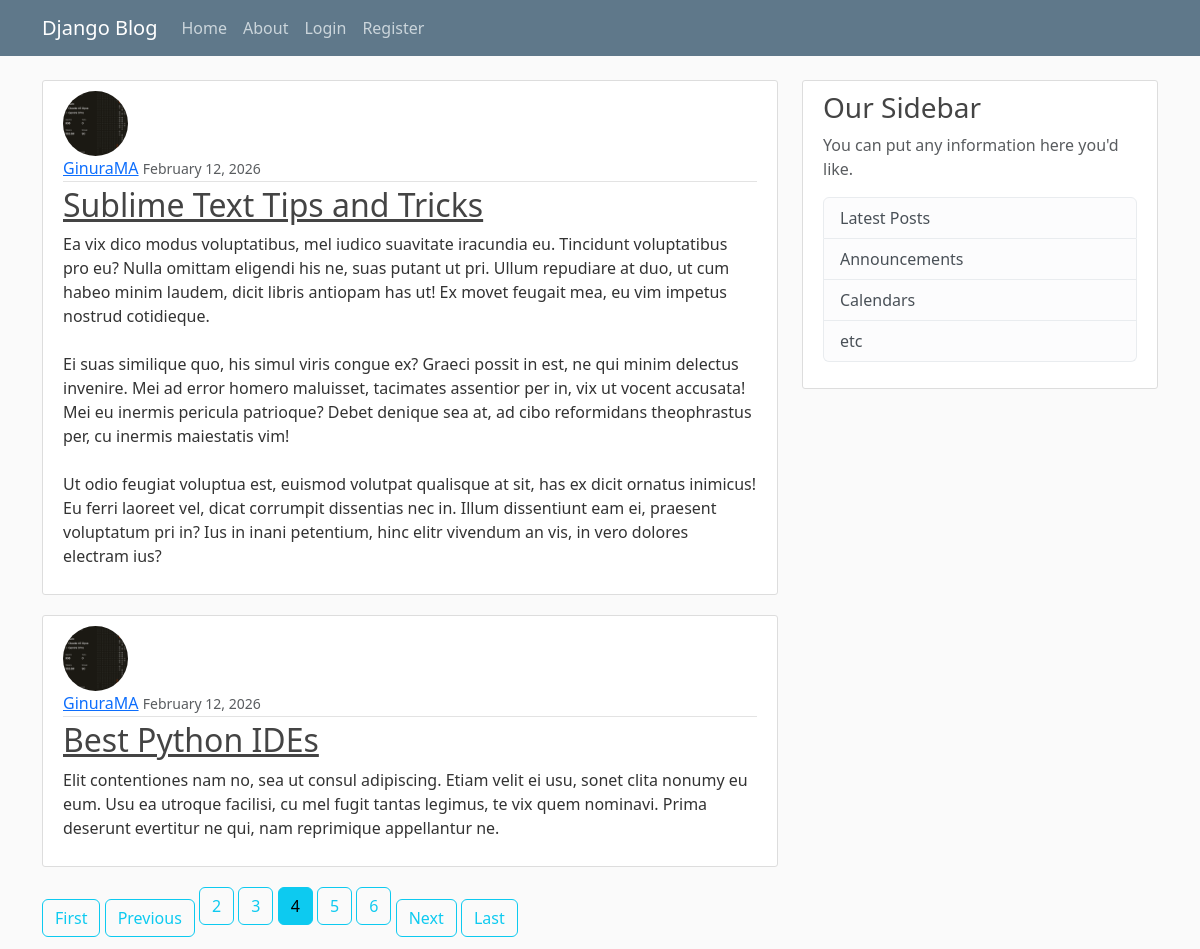
/?page=4, run on the app's committed database.
### blog/models.py (models this page shows, shortened)
class Post(models.Model):
    title = models.CharField(max_length=100)
    content = models.TextField()
    date_posted = models.DateField(default=timezone.now)
    author = models.ForeignKey(User, on_delete=models.CASCADE)

### users/models.py (models this page shows, shortened)
class Profile(models.Model):
    user = models.OneToOneField(User, on_delete=models.CASCADE)
    image = models.ImageField(default='default.jpg', upload_to='profile_pics')

### blog/views.py (the view)
# urls.py: path('', PostListView.as_view(), name='blog-home'),
class PostListView(ListView):
    model = Post
    template_name = 'blog/home.html' #it will automatically look inside templates folder
    context_object_name = 'posts'
    ordering = ['-date_posted'] #this order the posts from newest to oldest
    paginate_by = 2

### blog/templates/blog/home.html
{% extends "blog/base.html" %}
{% block content %}
    {% for post in posts%}
        <article class="media content-section">
            <img class="rounded-circle article-img" src="{{ post.author.profile.image.url }}">
            <div class="media-body">
                <div class="article-metadata">
                <a class="mr-2" href="#">{{ post.author }}</a>
                <small class="text-muted">{{ post.date_posted|date:"F d, Y" }}</small>
                </div>
                <h2><a class="article-title" href="{% url 'post-detail' post.id %}">{{ post.title }}</a></h2>
                <p class="article-content">{{ post.content }}</p>
            </div>
        </article>
    {% endfor %}
    {% if is_paginated %}
        {% if page_obj.has_previous %}
            <a class="btn btn-outline-info mb=4" href="?page=1">First</a>
            <a class="btn btn-outline-info mb=4" href="?page= {{ page_obj.previous_page_number }}">Previous</a>
        {% endif %}
        {% for num in page_obj.paginator.page_range %}
            {% if page_obj.number == num %}
                <a class="btn btn-info mb-4" href="?page={{ num }}">{{ num }}</a>
            {% elif num > page_obj.number|add:'-3' and num < page_obj.number|add:'3'%}
                <a class="btn btn-outline-info mb-4" href="?page={{ num }}">{{ num }}</a>
            {% endif %}
        {% endfor %}
        {% if page_obj.has_previous %}
            <a class="btn btn-outline-info mb=4" href="?page={{ page_obj.next_page_number }}">Next</a>
            <a class="btn btn-outline-info mb=4" href="?page={{ page_obj.paginator.num_pages }}">Last</a>
        {% endif %}
    {% endif %}
{% endblock content %}

### blog/static/blog/main.css (style rules this page uses)
body { background: #fafafa; color: #333333; margin-top: 5rem; }
h1, h2, h3, h4, h5, h6 { color: #444444; }
.content-section { background: #ffffff; padding: 10px 20px; border: 1px solid #dddddd; border-radius: 3px; margin-bottom: 20px; }
.article-title { color: #444444; }
.article-content { white-space: pre-line; }
.article-img { height: 65px; width: 65px; margin-right: 16px; }
.article-metadata { padding-bottom: 1px; margin-bottom: 4px; border-bottom: 1px solid #e3e3e3 }

### data on the page
Post: author.profile.image (picture), author "GinuraMA", date_posted "February 12, 2026", title "Sublime Text Tips and Tricks", content "Ea vix dico modus voluptatibus, mel iudico suavitate iracundia eu. Tincidunt voluptatibus pro eu? Nulla omittam eligendi his ne, suas putant ut pri. Ullum repudiare at duo, ut cum habeo minim laudem, dicit libris antiopam has ut! Ex movet feugait mea, eu vim impetus nostrud cotidieque. Ei suas similique quo, his simul viris congue ex? Graeci possit in est, ne qui minim delectus invenire. Mei ad error homero maluisset, tacimates assentior per in, vix ut vocent accusata! Mei eu inermis pericula patrioque? Debet denique sea at, ad cibo reformidans theophrastus per, cu inermis maiestatis vim! Ut odio feugiat voluptua est, euismod volutpat qualisque at sit, has ex dicit ornatus inimicus! Eu…"
Post: author.profile.image (picture), author "GinuraMA", date_posted "February 12, 2026", title "Best Python IDEs", content "Elit contentiones nam no, sea ut consul adipiscing. Etiam velit ei usu, sonet clita nonumy eu eum. Usu ea utroque facilisi, cu mel fugit tantas legimus, te vix quem nominavi. Prima deserunt evertitur ne qui, nam reprimique appellantur ne."

### other printed values
{{ num }} "2" "3" "5" "6"
{{ num }} "4"
